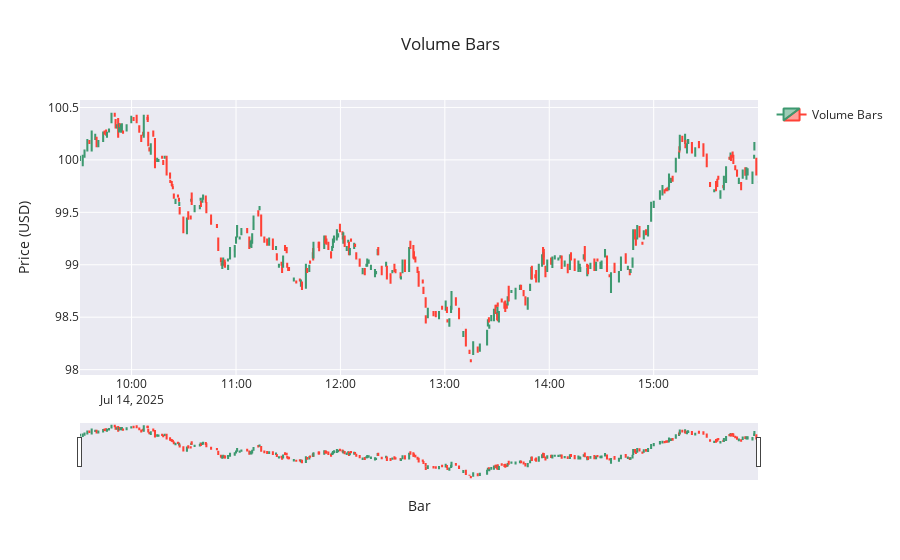

The cell this chart's notebook holds for it:
### Markdown cell above
### Time Chart

### Code cell
fig = go.Figure(data=[go.Candlestick(
    x=volume_bars['start_time'],
    open=volume_bars['open'],
    high=volume_bars['high'],
    low=volume_bars['low'],
    close=volume_bars['close'],
    name='Volume Bars'
)])

fig.update_layout(
    title=f'Volume Bars',
    yaxis_title='Price (USD)',
    xaxis_title='Bar',
    xaxis_rangeslider_visible=True, 
    template='seaborn', # other options: plotly, plotly_white, plotly_dark, simple_white
    showlegend=True,
)

### Figure 1 — Plotly figure (JSON) as saved in the notebook; plotly's stock layout.template omitted (floating-point values rounded to 4 significant figures; data arrays with more than 128 entries replaced by an {"elided": "..."} marker saying what was removed)
{"data": [{"close": {"elided": "353 float values"}, "high": {"elided": "353 float values"}, "low": {"elided": "353 float values"}, "name": "Volume Bars", "open": {"elided": "353 float values"}, "type": "candlestick", "x": {"elided": "353 str values"}}], "layout": {"showlegend": true, "title": {"text": "Volume Bars"}, "xaxis": {"rangeslider": {"visible": true}, "title": {"text": "Bar"}}, "yaxis": {"title": {"text": "Price (USD)"}}}}
